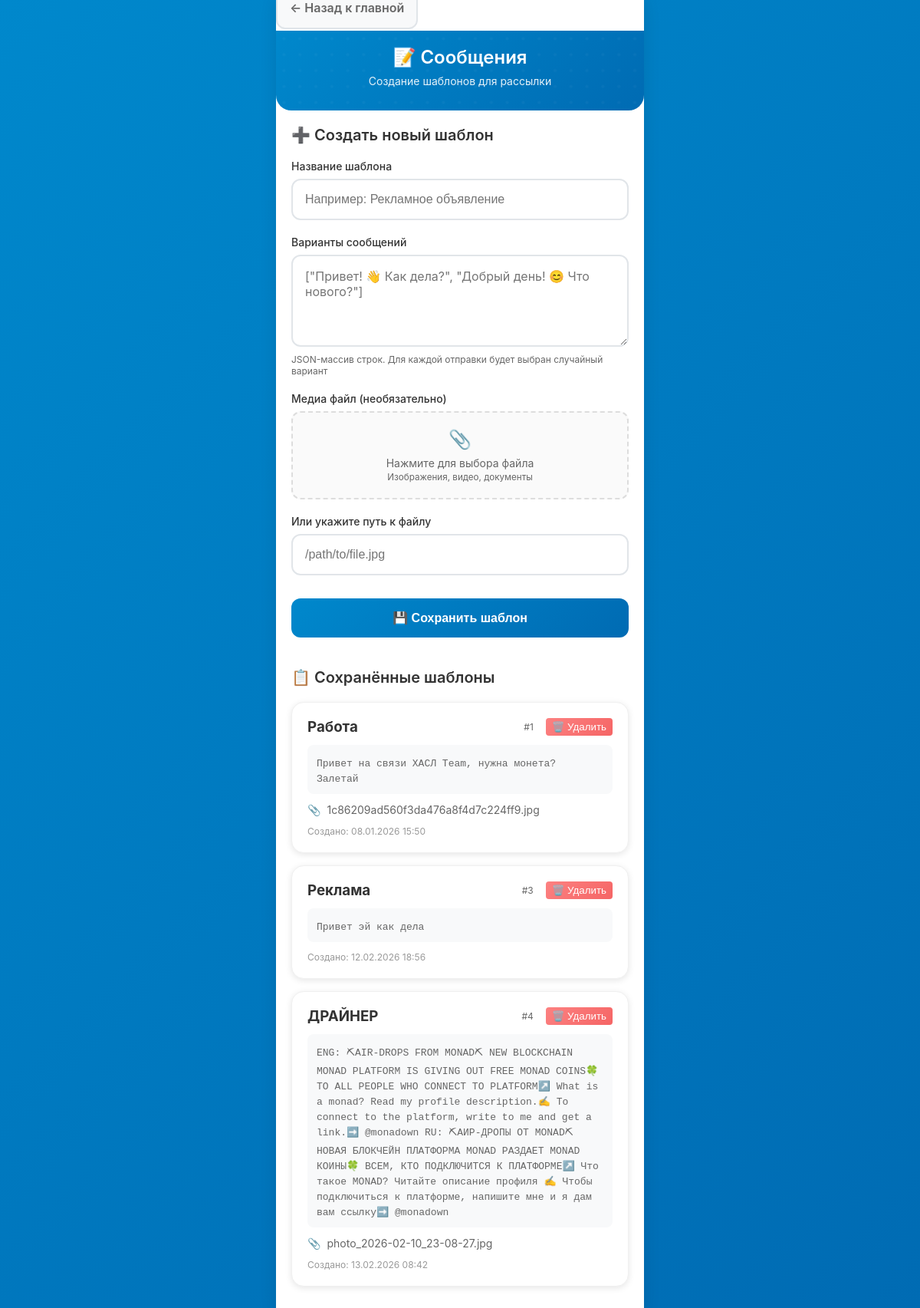
/messages (signed in), run on an earlier commit of the app's database.
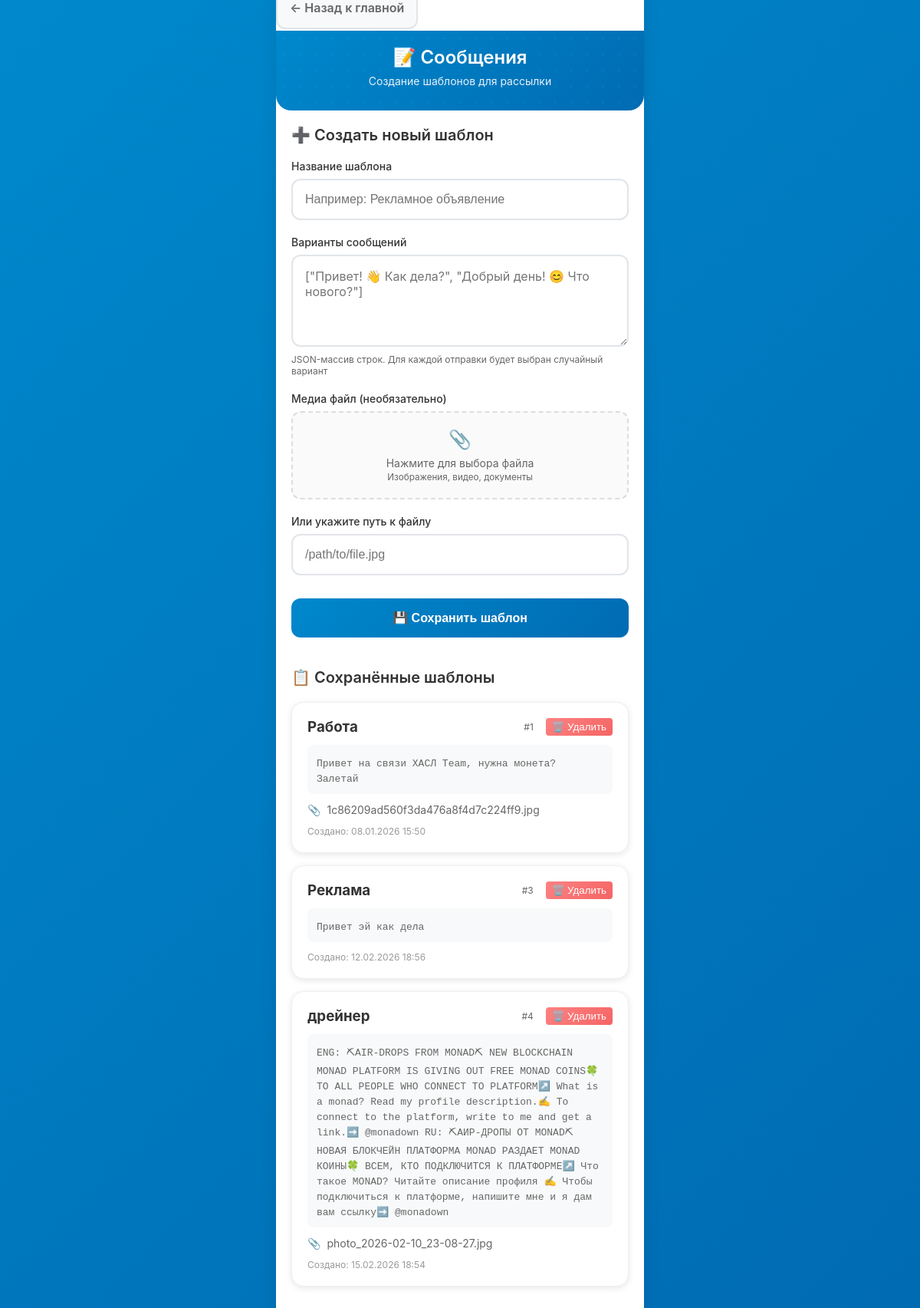
And on a later commit of the database.
### app/db.py (models this page shows)
class MessageTemplate(SQLModel, table=True):
    id: Optional[int] = Field(default=None, primary_key=True)
    title: str
    variants_json: str                   # JSON-массив с вариантами сообщений
    media_path: Optional[str] = None     # путь к файлу (если есть медиа)
    created_at: datetime = Field(default_factory=datetime.utcnow)
    jobs: List["Job"] = Relationship(back_populates="template")

### app/routers.py (the view)
@router.get("/messages", response_class=HTMLResponse)
def list_messages(request: Request, session: Session = Depends(get_session), auth: bool = Depends(check_auth)):
    messages = session.exec(select(MessageTemplate)).all()
    return templates.TemplateResponse("messages.html", {"request": request, "messages": messages})

### app/templates/messages.html (shortened to what this page needs)
{% extends "base.html" %}
{% block content %}
<div style="margin-bottom: 20px;">
    <a href="/" class="btn btn-secondary" style="margin-right: 10px; text-decoration: none;">
        ← Назад к главной
    </a>
</div>
<div class="header">
    <h1>📝 Сообщения</h1>
    <p class="subtitle">Создание шаблонов для рассылки</p>
</div>
<div class="content">
    <div class="page-title">➕ Создать новый шаблон</div>
    <form method="post" action="/messages/add" enctype="multipart/form-data">
        <div class="form-group">
            <label class="form-label">Название шаблона</label>
            <input type="text" name="title" class="form-input" placeholder="Например: Рекламное объявление" required>
        </div>
        <div class="form-group">
            <label class="form-label">Варианты сообщений</label>
            <textarea name="variants_json" class="form-textarea" placeholder='["Привет! 👋 Как дела?", "Добрый день! 😊 Что нового?"]' required></textarea>
            <div style="color: #666; font-size: 12px; margin-top: 5px;">
                JSON-массив строк. Для каждой отправки будет выбран случайный вариант
            </div>
        </div>
        <div class="form-group">
            <label class="form-label">Медиа файл (необязательно)</label>
            <label class="file-upload">
                <div class="file-upload-icon">📎</div>
                <div class="file-upload-text">Нажмите для выбора файла<br><small>Изображения, видео, документы</small></div>
            </label>
        </div>
        <div class="form-group">
            <label class="form-label">Или укажите путь к файлу</label>
            <input type="text" name="media_path" class="form-input" placeholder="/path/to/file.jpg">
        </div>
        <button type="submit" class="btn">💾 Сохранить шаблон</button>
    </form>
    <div style="margin-top: 40px;">
        <div class="page-title">📋 Сохранённые шаблоны</div>
        {% if messages %}
        {% for m in messages %}
        <div class="card">
            <div style="display: flex; justify-content: space-between; align-items: start; margin-bottom: 12px;">
                <h3 style="margin: 0; color: #333;">{{ m.title }}</h3>
                <div style="display: flex; gap: 8px; align-items: center;">
                    <span style="color: #666; font-size: 12px; margin-right: 8px;">#{{ m.id }}</span>
                    <form method="post" action="/messages/{{ m.id }}/delete" style="display: inline;"
                          onsubmit="return confirm('Удалить шаблон {{ m.title }}?')">
                        <button type="submit" class="btn-sm" style="background: linear-gradient(135deg, #fc8181 0%, #f56565 100%); color: white; border: none; padding: 4px 8px; border-radius: 4px; cursor: pointer;">
                            🗑️ Удалить
                        </button>
                    </form>
                </div>
            </div>
            <div style="background: #f8f9fa; padding: 12px; border-radius: 8px; margin-bottom: 12px;">
                <code style="font-size: 13px; color: #666;">{{ m.variants_json }}</code>
            </div>
            {% if m.media_path %}
            <div style="display: flex; align-items: center; gap: 8px; color: #666; font-size: 14px;">
                <span>📎</span>
                <span>{{ m.media_path.split('/')[-1] }}</span>
            </div>
            {% endif %}
            <div style="color: #999; font-size: 12px; margin-top: 12px;">
                Создано: {{ m.created_at.strftime('%d.%m.%Y %H:%M') }}
            </div>
        </div>
        {% endfor %}
        {% else %}
        <div style="text-align: center; color: #666; padding: 40px 20px;">
            <div style="font-size: 48px; margin-bottom: 16px;">📝</div>
            <p>Пока нет шаблонов сообщений</p>
            <p style="font-size: 14px; margin-top: 8px;">Создайте первый шаблон выше</p>
        </div>
        {% endif %}
    </div>
</div>
{% endblock %}

What changed in the data, as far as the page shows it:
changed MessageTemplate "photo_2026-02-10_23-08-27.jpg": title "ДРАЙНЕР" → "дрейнер"; created_at "13.02.2026 08:42" → "15.02.2026 18:54"
